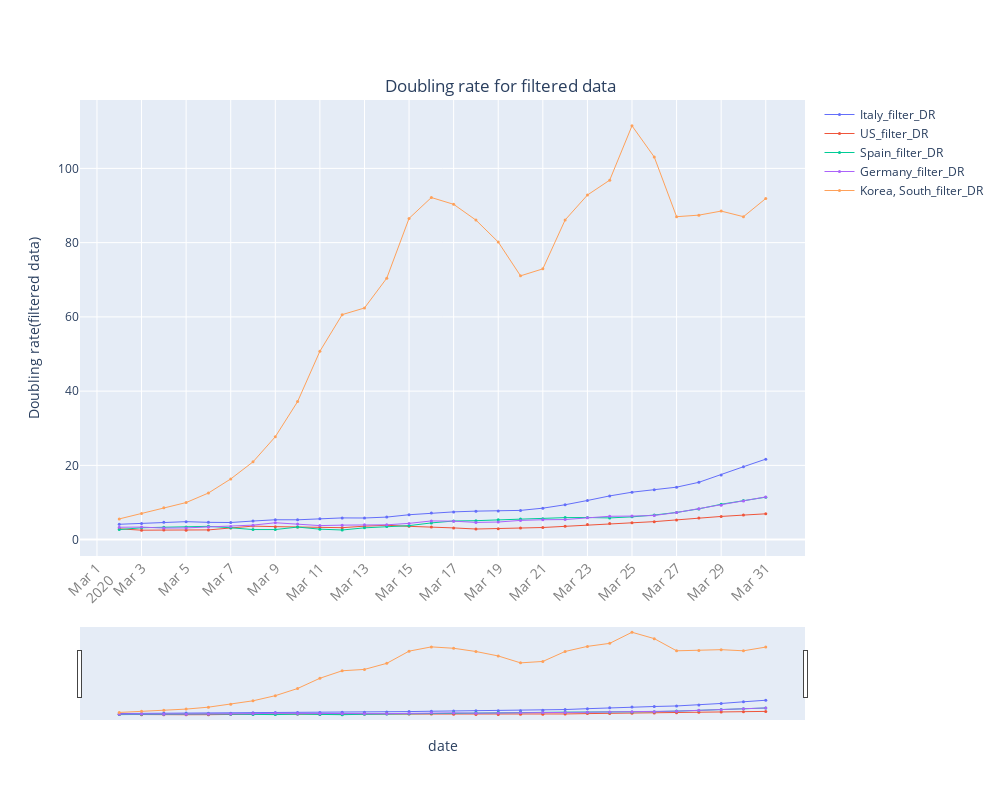

The code cell stored with this chart in its notebook:
### Code cell
start_pos=40
quick_plot(df_analyse.date[start_pos: start_pos+30],
           df_analyse.iloc[start_pos:start_pos+30, [16,17,18,19,20]],
           y_scale='linear',
           slider=True,
           xname = 'date',
           yname = 'Doubling rate(filtered data)',
           figname = 'Doubling rate for filtered data'
          )
